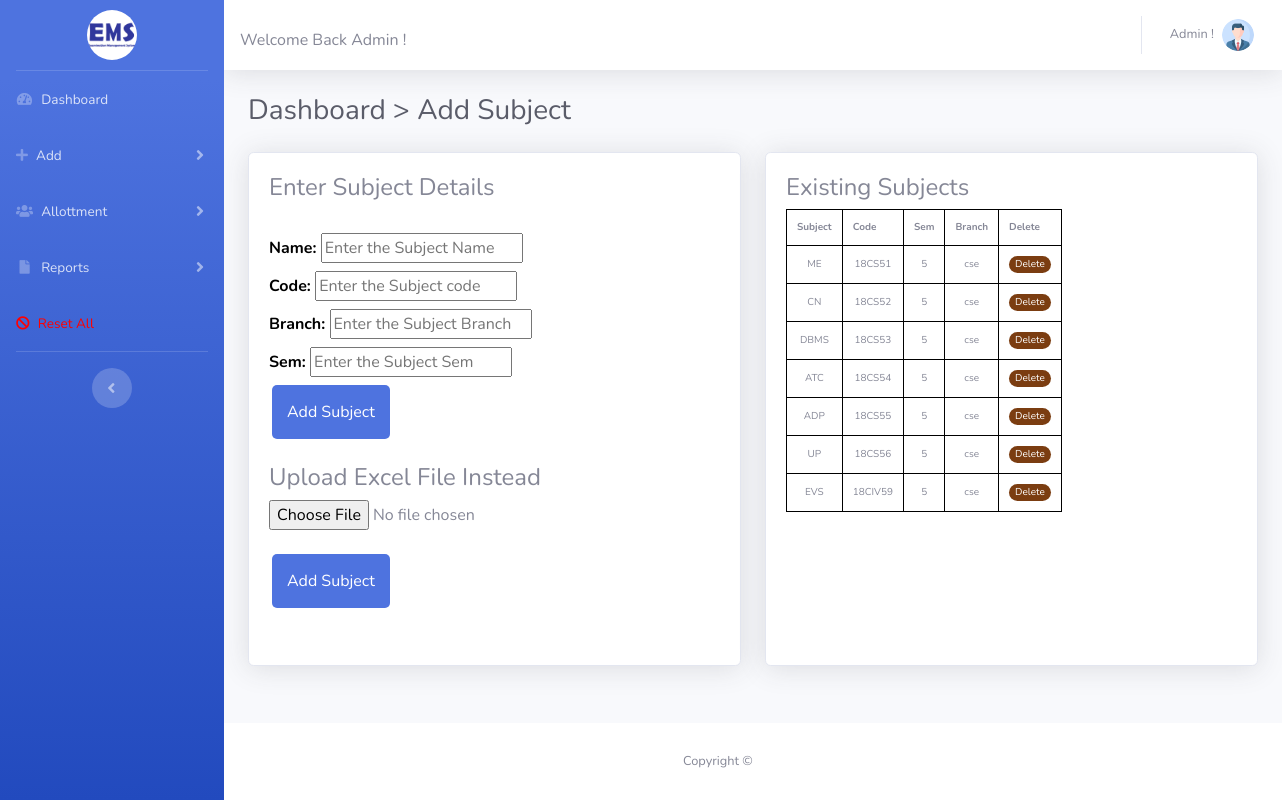
/addsub.php (signed in), run on the app's committed database.
### tables this page shows
CREATE TABLE `subjects` (
  `id` int(11) NOT NULL,
  `subject` varchar(255) NOT NULL,
  `code` varchar(255) NOT NULL,
  `sem` int(11) NOT NULL,
  `branch` char(255) NOT NULL
);

### addsub.php (the view, shortened to what this page needs)
<?php
    include_once('addsubxl.php');
    if (strlen($_SESSION['userid']==0)) {
    header('location:logout.php');
    }
    else
    {
?>
<!DOCTYPE html>
<html lang="en">
<head>
    <link href="vendor/fontawesome-free/css/all.min.css" rel="stylesheet" type="text/css">
    <link href="css/sb-admin-2.min.css" rel="stylesheet">
</head>
<body id="page-top">
    <div id="wrapper">
    <div style="z-index:1;">
    <div id="sb">
            <?php include_once('includes/sidebar.php');?>
        </div>
    </div>
        <div id="content-wrapper" class="d-flex flex-column">
            <div id="content">
                <?php include_once('includes/topbar.php');?>
                <div class="container-fluid" id="myModal">
                    <h1 class="h3 mb-4 text-gray-800">Dashboard > Add Subject</h1>
                    <div class="row">
                        <div class="col-lg-6">
                            <div class="card shadow mb-4">
                                <div class="card-body sc">
                                    <div class="form-group">
                                        <form method="post">
                                            <h4>Enter Subject Details</h4><br>
                                            <label>Name: <input name="sub" type="text" placeholder="Enter the Subject Name" /></label><br>
                                            <label>Code: <input name="code" type="text" placeholder="Enter the Subject code" /></label><br>
                                            <label>Branch: <input name="branch" type="text" placeholder="Enter the Subject Branch" /></label><br>
                                            <label>Sem: <input name="sem" type="text" placeholder="Enter the Subject Sem" /></label><br>
                                            <input type="submit" name="add" value="Add Subject" id="add" class="mybtn"/><br>
                                        </form>
                                        <br>
                                        <h4>Upload Excel File Instead</h4>
                                        <form method="POST" enctype="multipart/form-data">
                                            <input type="file" name="file">
                                            <br><br>
                                            <input type="submit" name="addsub" value="Add Subject" class="mybtn"/>
                                        </form>
                                    </div>
                                </div>
                            </div>
                        </div>
                        <div class="col-lg-6">
                            <div class="card shadow mb-4">
                                <div class="card-body sc">
                                    <div class="form-group">
                                        <form method="post">
                                            <h4>Existing Subjects</h4>
                                            <table style="border-collapse: collapse; font-size:x-small;">
                                                <tr><th style="border:1px solid black; padding:10px;">Subject</th>
                                                <th style="border:1px solid black; padding:10px;">Code</th>
                                                <th style="border:1px solid black; padding:10px;">Sem</th>
                                                <th style="border:1px solid black; padding:10px;">Branch</th>
                                                <th style="border:1px solid black; padding:10px;">Delete</th></tr>
                                                <?php
                                                    $sub=mysqli_query($con,"SELECT * FROM subjects");
                                                    while($esub = mysqli_fetch_assoc($sub))
                                                    {
                                                        echo'<tr> <td style="border:1px solid black; padding:10px;">'.$esub['subject'].'</td>';
                                                        echo'<td style="border:1px solid black; padding:10px;">'.$esub['code'].'</td>';
                                                        echo'<td style="border:1px solid black; padding:10px;">'.$esub['sem'].'</td>';
                                                        echo'<td style="border:1px solid black; padding:10px;">'.$esub['branch'].'</td>';
                                                        echo '<td style="border:1px solid black; padding:10px;"><button name="delete" id="delete" class="del" value="'.$esub['id'].'">Delete</button></td></tr>';
                                                    }
                                                ?>
                                            </table>
                                        </form>
                                    </div>
                                </div>
                            </div>
                        </div>
            </div>
           <div style="  position: absolute; left:6%; bottom:0; z-index:0; width:100%;">
                <?php include_once('includes/footer.php');?>
            </div>
        </div>
    </div>
</body>
</html>
<?php } ?>

### addsub.php (style rules this page uses)
.sc { height:32em; overflow-y: scroll; }
.del { background:#7b3d11; color:white;border:none;border-radius:15px; width:100%;height:150%; }

### includes/sidebar.php (style rules this page uses)
body { overflow-x:hidden; }
label { font-size:16px; font-weight:bold; color:#000; }
.mybtn { width:auto;padding:15px; border-radius:5px; margin-left:3px;color:#fff; background-color:#4e73df;border:none; }
td { text-align:center; }

### data on the page
subjects: subject "ME", code "18CS51", sem "5", branch "cse", $esub['id'] 1 (drawn)
subjects: subject "CN", code "18CS52", sem "5", branch "cse", $esub['id'] 2 (drawn)
subjects: subject "DBMS", code "18CS53", sem "5", branch "cse", $esub['id'] 3 (drawn)
subjects: subject "ATC", code "18CS54", sem "5", branch "cse", $esub['id'] 4 (drawn)
subjects: subject "ADP", code "18CS55", sem "5", branch "cse"
subjects: subject "UP", code "18CS56", sem "5", branch "cse", $esub['id'] 6 (drawn)
subjects: subject "EVS", code "18CIV59", sem "5", branch "cse", $esub['id'] 7 (drawn)
